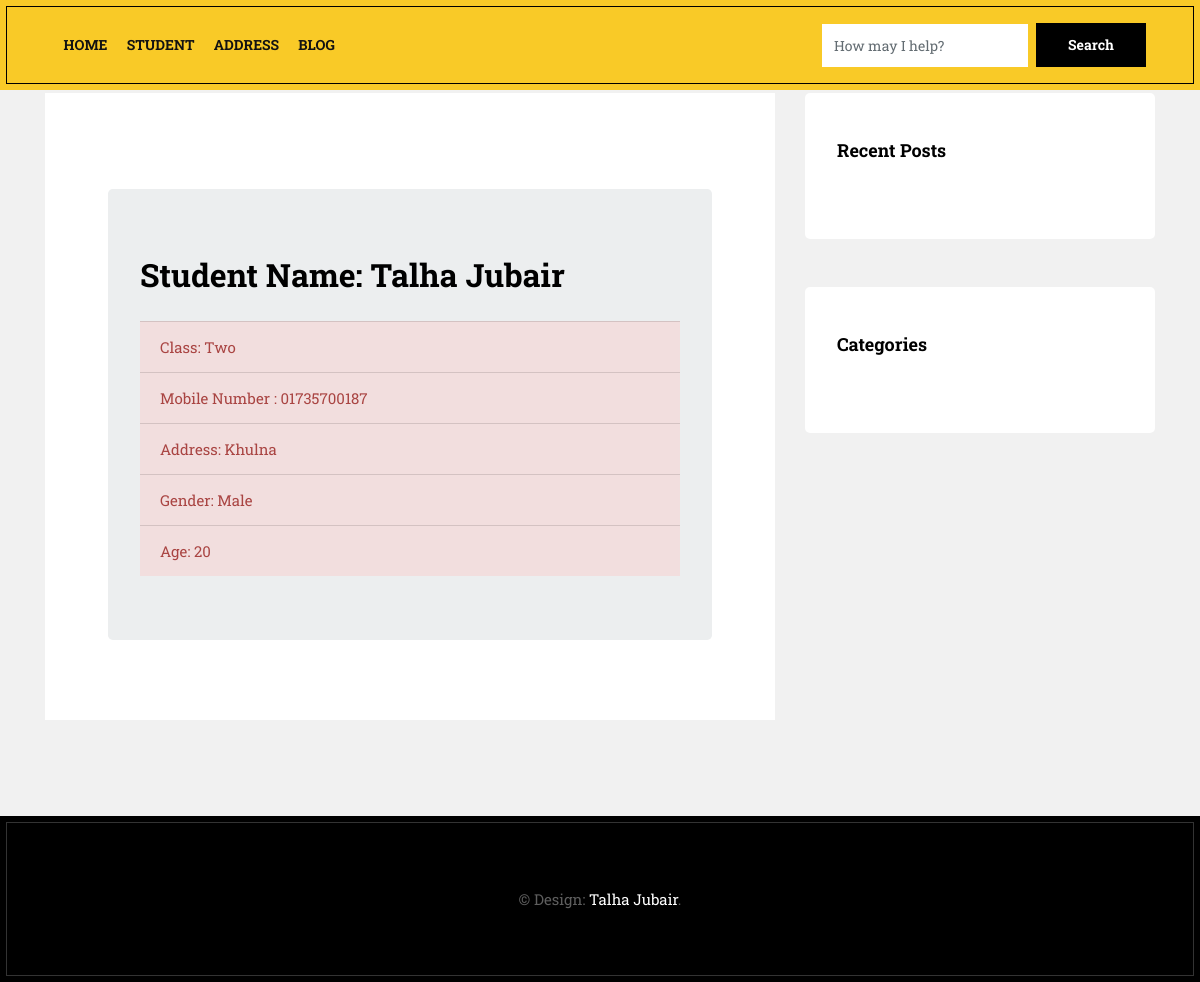
The app's page /student/details/1, older data.
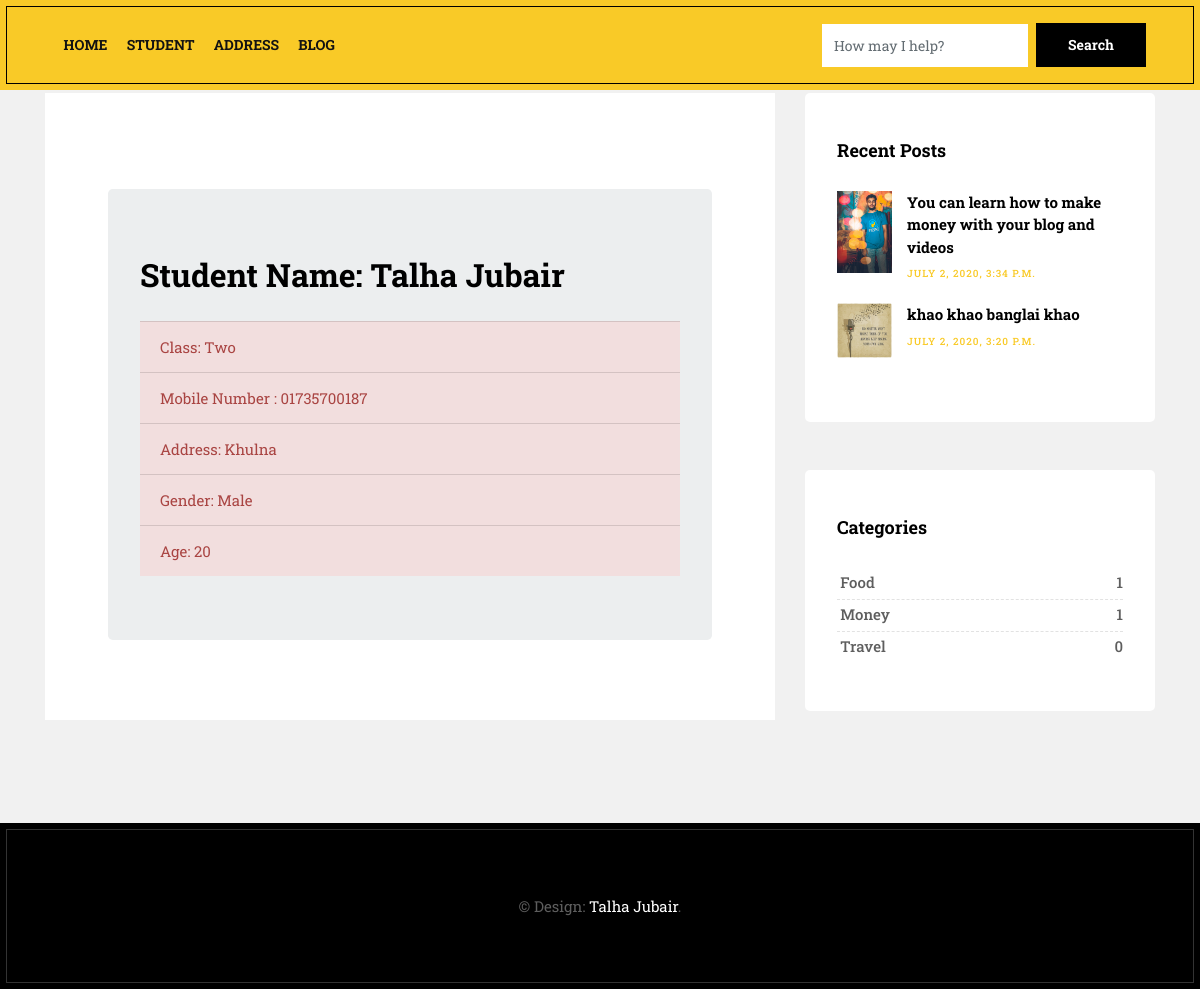
The same page, newer data.
### blog/models.py (models this page shows, shortened)
class Post(models.Model):
    title = models.CharField(max_length=250)
    photo = models.ImageField()
    date = models.DateTimeField(auto_now_add=True)
    body = models.TextField()
    category = models.ForeignKey(Category, on_delete=models.CASCADE)

class Category(models.Model):
    name = models.CharField(max_length=50)

### student/views.py (the view)
# urls.py: path('details/<int:id>', student_details, name='student-details')
def student_details(request, id):
    details_obj = Student.objects.get(id=id)
    context = {'std_details': details_obj}
    return render(request, 'student/student_details.html', context)

### project_1/custom_context.py (called while the page is built)
def mycontext(request):
    categories = Category.objects.all()
    latest_post = Post.objects.order_by('-date')[:3]
    return {'categories': categories, 'latest_post': latest_post}

### templates/student/student_details.html
{% extends 'base.html' %}
{% block content %}
        <div class="container mt-5">
               <div class="jumbotron">
                    <h1>Student Name: {{ std_details.full_name }}</h1>
                    <ul class="list-group list-group-flush">
                      <li class="list-group-item list-group-item-danger">Class: {{ std_details.std_class }}</li>
                      <li class="list-group-item list-group-item-danger">Mobile Number : {{ std_details.mobile_number }}</li>
                      <li class="list-group-item list-group-item-danger">Address: {{ std_details.address }}</li>
                      <li class="list-group-item list-group-item-danger">Gender: {{ std_details.gender }}</li>
                      <li class="list-group-item list-group-item-danger">Age: {{ std_details.age }}</li>
                    </ul>
                </div>
        </div>
{% endblock  %}

### templates/base.html (shortened to what the changed rows need)
{% load static %}
<!DOCTYPE html>
<html lang="en">
<link href="{% static 'css/bootstrap.css' %}" rel="stylesheet">
<link href="{% static 'css/font-awesome.min.css' %}" rel="stylesheet">
<link href="{% static 'css/style.css' %}" rel="stylesheet">
<link href="{% static 'css/animate.css' %}" rel="stylesheet">
<link href="{% static 'css/responsive.css' %}" rel="stylesheet">
<link href="{% static 'css/colors.css' %}" rel="stylesheet">
<link href="{% static 'css/version/marketing.css' %}" rel="stylesheet">
</head>
<body>
    <div id="wrapper">
        <section class="section lb mt-3">
            <div class="container">
                <div class="row">
                    <div class="col-lg-8 col-md-12 col-sm-12 col-xs-12">
                        <div class="page-wrapper">
                            <div class="blog-custom-build">
                                {% block content %}
                                {% endblock  %}
                            </div>
                        </div>
                    </div>
                    <div class="col-lg-4 col-md-12 col-sm-12 col-xs-12">
                        <div class="sidebar">
                            <div class="widget">
                                <h2 class="widget-title">Recent Posts</h2>
                                <div class="blog-list-widget">
                                    <div class="list-group">
                                    {% for post in latest_post %}
                                        <a href="{% url 'detail-post' post.id %}"
                                            class="list-group-item list-group-item-action flex-column align-items-start">
                                            <div class="w-100 justify-content-between">
                                                <img src="{{ post.photo.url }}" alt="" class="img-fluid float-left">
                                                <h5 class="mb-1">{{ post.title }}</h5>
                                                <small>{{ post.date }}</small>
                                            </div>
                                        </a>
                                    {% endfor %}
                                    </div>
                                </div>
                            </div>
                            <div class="widget">
                                <h2 class="widget-title">Categories</h2>
                                <div class="link-widget">
                                    <ul>
                                    {% for ctg in categories %}
                                    <li><a href="{% url 'category-list' ctg.name %}">{{ ctg.name }} <span>{{ ctg.post_set.count }}</span></a></li>
                                    {% endfor %}
                                    </ul>
                                </div>
                            </div>
                        </div>
                    </div>
                </div>
            </div>
        </section>
    </div>
</body>
</html>

Row changes from the older to the newer data that the page shows:
added Post: photo (picture), title "You can learn how to make money with your blog and videos", date "JULY 2, 2020, 3:34 P.M."
added Post: photo (picture), title "khao khao banglai khao", date "JULY 2, 2020, 3:20 P.M."
added Category: name "Food", post_set.count "1"
added Category: name "Money", post_set.count "1"
added Category: name "Travel", post_set.count "0"
